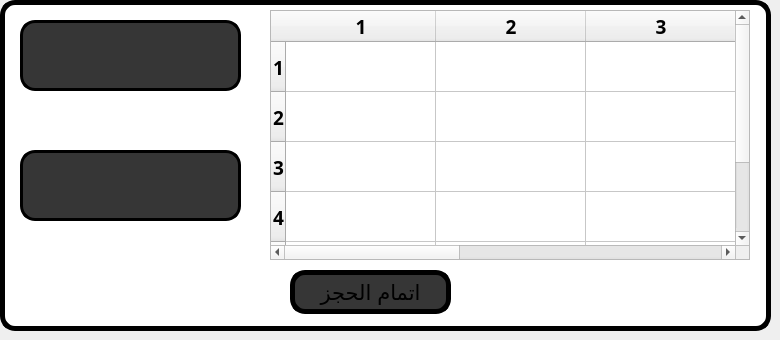
       <widget class="QWidget" name="page13_4">
        <widget class="QLabel" name="label_71">
         <property name="geometry">
          <rect>
           <x>0</x>
           <y>0</y>
           <width>771</width>
           <height>331</height>
          </rect>
         </property>
         <property name="font">
          <font>
           <pointsize>48</pointsize>
          </font>
         </property>
         <property name="styleSheet">
          <string notr="true">background-color:rgb(255, 255, 255);
border: 5px solid black;
border-radius: 15px;</string>
         </property>
         <property name="text">
          <string/>
         </property>
        </widget>
        <widget class="QTableWidget" name="tableWidget_57">
         <property name="geometry">
          <rect>
           <x>270</x>
           <y>10</y>
           <width>480</width>
           <height>250</height>
          </rect>
         </property>
         <property name="minimumSize">
          <size>
           <width>480</width>
           <height>250</height>
          </size>
         </property>
         <property name="maximumSize">
          <size>
           <width>480</width>
           <height>230</height>
          </size>
         </property>
         <property name="font">
          <font>
           <family>Tajawal Black</family>
           <pointsize>14</pointsize>
           <bold>true</bold>
          </font>
         </property>
         <property name="contextMenuPolicy">
          <enum>Qt::PreventContextMenu</enum>
         </property>
         <property name="locale">
          <locale language="Arabic" country="Egypt"/>
         </property>
         <property name="showGrid">
          <bool>true</bool>
         </property>
         <property name="sortingEnabled">
          <bool>false</bool>
         </property>
         <property name="rowCount">
          <number>6</number>
         </property>
         <property name="columnCount">
          <number>5</number>
         </property>
         <attribute name="horizontalHeaderMinimumSectionSize">
          <number>150</number>
         </attribute>
         <attribute name="horizontalHeaderDefaultSectionSize">
          <number>150</number>
         </attribute>
         <attribute name="verticalHeaderMinimumSectionSize">
          <number>50</number>
         </attribute>
         <attribute name="verticalHeaderDefaultSectionSize">
          <number>50</number>
         </attribute>
         <row/>
         <row/>
         <row/>
         <row/>
         <row/>
         <row/>
         <column/>
         <column/>
         <column/>
         <column/>
         <column/>
         <item row="0" column="0">
          <property name="text">
           <string/>
          </property>
         </item>
        </widget>
        <widget class="QLabel" name="label_buy_name_8">
         <property name="geometry">
          <rect>
           <x>20</x>
           <y>20</y>
           <width>221</width>
           <height>71</height>
          </rect>
         </property>
         <property name="styleSheet">
          <string notr="true">background-color:rgb(54, 54, 54);
border: 3px solid black;
border-radius: 15px;</string>
         </property>
         <property name="text">
          <string/>
         </property>
        </widget>
        <widget class="QLabel" name="label_buy_total_8">
         <property name="geometry">
          <rect>
           <x>20</x>
           <y>150</y>
           <width>221</width>
           <height>71</height>
          </rect>
         </property>
         <property name="styleSheet">
          <string notr="true">background-color:rgb(54, 54, 54);
border: 3px solid black;
border-radius: 15px;</string>
         </property>
         <property name="text">
          <string/>
         </property>
        </widget>
        <widget class="QPushButton" name="pushButton_buy_8">
         <property name="geometry">
          <rect>
           <x>290</x>
           <y>270</y>
           <width>161</width>
           <height>44</height>
          </rect>
         </property>
         <property name="font">
          <font>
           <pointsize>16</pointsize>
          </font>
         </property>
         <property name="autoFillBackground">
          <bool>false</bool>
         </property>
         <property name="styleSheet">
          <string notr="true">background-color:rgb(54, 54, 54);
border: 5px solid black;
border-radius: 15px;</string>
         </property>
         <property name="text">
          <string>اتمام الحجز</string>
         </property>
        </widget>
       </widget>
